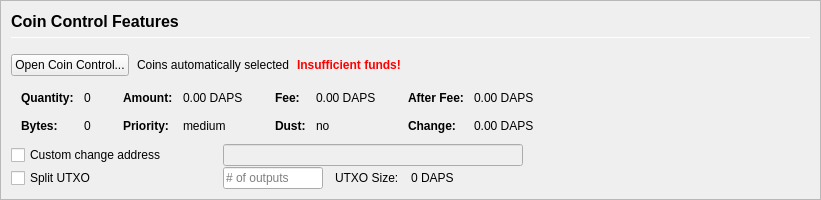
         <widget class="QFrame" name="frameCoinControl">
          <property name="sizePolicy">
           <sizepolicy hsizetype="Expanding" vsizetype="Expanding">
            <horstretch>0</horstretch>
            <verstretch>0</verstretch>
           </sizepolicy>
          </property>
          <property name="maximumSize">
           <size>
            <width>16777215</width>
            <height>16777215</height>
           </size>
          </property>
          <property name="frameShape">
           <enum>QFrame::StyledPanel</enum>
          </property>
          <property name="frameShadow">
           <enum>QFrame::Sunken</enum>
          </property>
          <layout class="QVBoxLayout" name="verticalLayoutCoinControl2">
           <property name="spacing">
            <number>0</number>
           </property>
           <property name="leftMargin">
            <number>0</number>
           </property>
           <property name="topMargin">
            <number>0</number>
           </property>
           <property name="rightMargin">
            <number>0</number>
           </property>
           <property name="bottomMargin">
            <number>0</number>
           </property>
           <item>
            <widget class="QFrame" name="frameCoinControl_BG">
             <layout class="QVBoxLayout" name="verticalLayoutCoinControl" stretch="0,0,0,0,0,0">
              <property name="spacing">
               <number>1</number>
              </property>
              <property name="leftMargin">
               <number>10</number>
              </property>
              <property name="topMargin">
               <number>10</number>
              </property>
              <item>
               <layout class="QHBoxLayout" name="horizontalLayoutCoinControl1">
                <property name="bottomMargin">
                 <number>15</number>
                </property>
                <item>
                 <layout class="QVBoxLayout" name="verticalLayout_3">
                  <property name="spacing">
                   <number>6</number>
                  </property>
                  <item>
                   <widget class="QLabel" name="labelCoinControlFeatures">
                    <property name="sizePolicy">
                     <sizepolicy hsizetype="Preferred" vsizetype="Maximum">
                      <horstretch>0</horstretch>
                      <verstretch>0</verstretch>
                     </sizepolicy>
                    </property>
                    <property name="minimumSize">
                     <size>
                      <width>0</width>
                      <height>20</height>
                     </size>
                    </property>
                    <property name="font">
                     <font>
                      <pointsize>12</pointsize>
                      <weight>75</weight>
                      <bold>true</bold>
                     </font>
                    </property>
                    <property name="styleSheet">
                     <string notr="true">font-weight:bold;</string>
                    </property>
                    <property name="text">
                     <string>Coin Control Features</string>
                    </property>
                   </widget>
                  </item>
                  <item>
                   <widget class="Line" name="line">
                    <property name="minimumSize">
                     <size>
                      <width>0</width>
                      <height>1</height>
                     </size>
                    </property>
                    <property name="maximumSize">
                     <size>
                      <width>16777215</width>
                      <height>1</height>
                     </size>
                    </property>
                    <property name="orientation">
                     <enum>Qt::Horizontal</enum>
                    </property>
                   </widget>
                  </item>
                 </layout>
                </item>
               </layout>
              </item>
              <item>
               <layout class="QHBoxLayout" name="horizontalLayoutCoinControl2" stretch="0,0,0,0">
                <property name="spacing">
                 <number>8</number>
                </property>
                <property name="bottomMargin">
                 <number>10</number>
                </property>
                <item>
                 <widget class="QPushButton" name="pushButtonCoinControl">
                  <property name="styleSheet">
                   <string notr="true"/>
                  </property>
                  <property name="text">
                   <string>Open Coin Control...</string>
                  </property>
                  <property name="autoDefault">
                   <bool>false</bool>
                  </property>
                 </widget>
                </item>
                <item>
                 <widget class="QLabel" name="labelCoinControlAutomaticallySelected">
                  <property name="text">
                   <string>Coins automatically selected</string>
                  </property>
                  <property name="margin">
                   <number>5</number>
                  </property>
                 </widget>
                </item>
                <item>
                 <widget class="QLabel" name="labelCoinControlInsuffFunds">
                  <property name="font">
                   <font>
                    <weight>75</weight>
                    <bold>true</bold>
                   </font>
                  </property>
                  <property name="styleSheet">
                   <string notr="true">color:red;font-weight:bold;</string>
                  </property>
                  <property name="text">
                   <string>Insufficient funds!</string>
                  </property>
                  <property name="margin">
                   <number>5</number>
                  </property>
                 </widget>
                </item>
                <item>
                 <spacer name="horizontalSpacerCoinControl">
                  <property name="orientation">
                   <enum>Qt::Horizontal</enum>
                  </property>
                  <property name="sizeHint" stdset="0">
                   <size>
                    <width>40</width>
                    <height>1</height>
                   </size>
                  </property>
                 </spacer>
                </item>
               </layout>
              </item>
              <item>
               <widget class="QWidget" name="widgetCoinControl" native="true">
                <property name="sizePolicy">
                 <sizepolicy hsizetype="Preferred" vsizetype="Preferred">
                  <horstretch>0</horstretch>
                  <verstretch>0</verstretch>
                 </sizepolicy>
                </property>
                <property name="minimumSize">
                 <size>
                  <width>0</width>
                  <height>0</height>
                 </size>
                </property>
                <property name="styleSheet">
                 <string notr="true"/>
                </property>
                <layout class="QHBoxLayout" name="horizontalLayoutCoinControl5">
                 <property name="leftMargin">
                  <number>0</number>
                 </property>
                 <property name="topMargin">
                  <number>0</number>
                 </property>
                 <property name="rightMargin">
                  <number>0</number>
                 </property>
                 <property name="bottomMargin">
                  <number>0</number>
                 </property>
                 <item>
                  <layout class="QHBoxLayout" name="horizontalLayoutCoinControl3" stretch="0,0,0,1">
                   <property name="spacing">
                    <number>20</number>
                   </property>
                   <property name="topMargin">
                    <number>0</number>
                   </property>
                   <property name="bottomMargin">
                    <number>10</number>
                   </property>
                   <item>
                    <layout class="QFormLayout" name="formLayoutCoinControl1">
                     <property name="horizontalSpacing">
                      <number>10</number>
                     </property>
                     <property name="verticalSpacing">
                      <number>14</number>
                     </property>
                     <property name="leftMargin">
                      <number>10</number>
                     </property>
                     <property name="topMargin">
                      <number>4</number>
                     </property>
                     <property name="rightMargin">
                      <number>6</number>
                     </property>
                     <item row="0" column="0">
                      <widget class="QLabel" name="labelCoinControlQuantityText">
                       <property name="font">
                        <font>
                         <weight>75</weight>
                         <bold>true</bold>
                        </font>
                       </property>
                       <property name="text">
                        <string>Quantity:</string>
                       </property>
                       <property name="margin">
                        <number>0</number>
                       </property>
                      </widget>
                     </item>
                     <item row="0" column="1">
                      <widget class="QLabel" name="labelCoinControlQuantity">
                       <property name="cursor">
                        <cursorShape>IBeamCursor</cursorShape>
                       </property>
                       <property name="contextMenuPolicy">
                        <enum>Qt::ActionsContextMenu</enum>
                       </property>
                       <property name="text">
                        <string notr="true">0</string>
                       </property>
                       <property name="margin">
                        <number>0</number>
                       </property>
                       <property name="textInteractionFlags">
                        <set>Qt::LinksAccessibleByMouse|Qt::TextSelectableByKeyboard|Qt::TextSelectableByMouse</set>
                       </property>
                      </widget>
                     </item>
                     <item row="1" column="0">
                      <widget class="QLabel" name="labelCoinControlBytesText">
                       <property name="font">
                        <font>
                         <weight>75</weight>
                         <bold>true</bold>
                        </font>
                       </property>
                       <property name="text">
                        <string>Bytes:</string>
                       </property>
                      </widget>
                     </item>
                     <item row="1" column="1">
                      <widget class="QLabel" name="labelCoinControlBytes">
                       <property name="cursor">
                        <cursorShape>IBeamCursor</cursorShape>
                       </property>
                       <property name="contextMenuPolicy">
                        <enum>Qt::ActionsContextMenu</enum>
                       </property>
                       <property name="text">
                        <string notr="true">0</string>
                       </property>
                       <property name="textInteractionFlags">
                        <set>Qt::LinksAccessibleByMouse|Qt::TextSelectableByKeyboard|Qt::TextSelectableByMouse</set>
                       </property>
                      </widget>
                     </item>
                    </layout>
                   </item>
                   <item>
                    <layout class="QFormLayout" name="formLayoutCoinControl2">
                     <property name="horizontalSpacing">
                      <number>10</number>
                     </property>
                     <property name="verticalSpacing">
                      <number>14</number>
                     </property>
                     <property name="leftMargin">
                      <number>6</number>
                     </property>
                     <property name="topMargin">
                      <number>4</number>
                     </property>
                     <property name="rightMargin">
                      <number>6</number>
                     </property>
                     <item row="0" column="0">
                      <widget class="QLabel" name="labelCoinControlAmountText">
                       <property name="font">
                        <font>
                         <weight>75</weight>
                         <bold>true</bold>
                        </font>
                       </property>
                       <property name="text">
                        <string>Amount:</string>
                       </property>
                       <property name="margin">
                        <number>0</number>
                       </property>
                      </widget>
                     </item>
                     <item row="0" column="1">
                      <widget class="QLabel" name="labelCoinControlAmount">
                       <property name="cursor">
                        <cursorShape>IBeamCursor</cursorShape>
                       </property>
                       <property name="contextMenuPolicy">
                        <enum>Qt::ActionsContextMenu</enum>
                       </property>
                       <property name="text">
                        <string notr="true">0.00 DAPS</string>
                       </property>
                       <property name="textInteractionFlags">
                        <set>Qt::LinksAccessibleByMouse|Qt::TextSelectableByKeyboard|Qt::TextSelectableByMouse</set>
                       </property>
                      </widget>
                     </item>
                     <item row="1" column="0">
                      <widget class="QLabel" name="labelCoinControlPriorityText">
                       <property name="font">
                        <font>
                         <weight>75</weight>
                         <bold>true</bold>
                        </font>
                       </property>
                       <property name="text">
                        <string>Priority:</string>
                       </property>
                      </widget>
                     </item>
                     <item row="1" column="1">
                      <widget class="QLabel" name="labelCoinControlPriority">
                       <property name="cursor">
                        <cursorShape>IBeamCursor</cursorShape>
                       </property>
                       <property name="contextMenuPolicy">
                        <enum>Qt::ActionsContextMenu</enum>
                       </property>
                       <property name="text">
                        <string>medium</string>
                       </property>
                       <property name="textInteractionFlags">
                        <set>Qt::LinksAccessibleByMouse|Qt::TextSelectableByKeyboard|Qt::TextSelectableByMouse</set>
                       </property>
                      </widget>
                     </item>
                    </layout>
                   </item>
                   <item>
                    <layout class="QFormLayout" name="formLayoutCoinControl3">
                     <property name="horizontalSpacing">
                      <number>10</number>
                     </property>
                     <property name="verticalSpacing">
                      <number>14</number>
                     </property>
                     <property name="leftMargin">
                      <number>6</number>
                     </property>
                     <property name="topMargin">
                      <number>4</number>
                     </property>
                     <property name="rightMargin">
                      <number>6</number>
                     </property>
                     <item row="0" column="0">
                      <widget class="QLabel" name="labelCoinControlFeeText">
                       <property name="font">
                        <font>
                         <weight>75</weight>
                         <bold>true</bold>
                        </font>
                       </property>
                       <property name="text">
                        <string>Fee:</string>
                       </property>
                       <property name="margin">
                        <number>0</number>
                       </property>
                      </widget>
                     </item>
                     <item row="0" column="1">
                      <widget class="QLabel" name="labelCoinControlFee">
                       <property name="cursor">
                        <cursorShape>IBeamCursor</cursorShape>
                       </property>
                       <property name="contextMenuPolicy">
                        <enum>Qt::ActionsContextMenu</enum>
                       </property>
                       <property name="text">
                        <string notr="true">0.00 DAPS</string>
                       </property>
                       <property name="textInteractionFlags">
                        <set>Qt::LinksAccessibleByMouse|Qt::TextSelectableByKeyboard|Qt::TextSelectableByMouse</set>
                       </property>
                      </widget>
                     </item>
                     <item row="1" column="0">
                      <widget class="QLabel" name="labelCoinControlLowOutputText">
                       <property name="font">
                        <font>
                         <weight>75</weight>
                         <bold>true</bold>
                        </font>
                       </property>
                       <property name="text">
                        <string>Dust:</string>
                       </property>
                      </widget>
                     </item>
                     <item row="1" column="1">
                      <widget class="QLabel" name="labelCoinControlLowOutput">
                       <property name="cursor">
                        <cursorShape>IBeamCursor</cursorShape>
                       </property>
                       <property name="contextMenuPolicy">
                        <enum>Qt::ActionsContextMenu</enum>
                       </property>
                       <property name="text">
                        <string>no</string>
                       </property>
                       <property name="textInteractionFlags">
                        <set>Qt::LinksAccessibleByMouse|Qt::TextSelectableByKeyboard|Qt::TextSelectableByMouse</set>
                       </property>
                      </widget>
                     </item>
                    </layout>
                   </item>
                   <item>
                    <layout class="QFormLayout" name="formLayoutCoinControl4">
                     <property name="horizontalSpacing">
                      <number>10</number>
                     </property>
                     <property name="verticalSpacing">
                      <number>14</number>
                     </property>
                     <property name="leftMargin">
                      <number>6</number>
                     </property>
                     <property name="topMargin">
                      <number>4</number>
                     </property>
                     <property name="rightMargin">
                      <number>6</number>
                     </property>
                     <item row="0" column="0">
                      <widget class="QLabel" name="labelCoinControlAfterFeeText">
                       <property name="font">
                        <font>
                         <weight>75</weight>
                         <bold>true</bold>
                        </font>
                       </property>
                       <property name="text">
                        <string>After Fee:</string>
                       </property>
                       <property name="margin">
                        <number>0</number>
                       </property>
                      </widget>
                     </item>
                     <item row="0" column="1">
                      <widget class="QLabel" name="labelCoinControlAfterFee">
                       <property name="cursor">
                        <cursorShape>IBeamCursor</cursorShape>
                       </property>
                       <property name="contextMenuPolicy">
                        <enum>Qt::ActionsContextMenu</enum>
                       </property>
                       <property name="text">
                        <string notr="true">0.00 DAPS</string>
                       </property>
                       <property name="textInteractionFlags">
                        <set>Qt::LinksAccessibleByMouse|Qt::TextSelectableByKeyboard|Qt::TextSelectableByMouse</set>
                       </property>
                      </widget>
                     </item>
                     <item row="1" column="0">
                      <widget class="QLabel" name="labelCoinControlChangeText">
                       <property name="font">
                        <font>
                         <weight>75</weight>
                         <bold>true</bold>
                        </font>
                       </property>
                       <property name="text">
                        <string>Change:</string>
                       </property>
                      </widget>
                     </item>
                     <item row="1" column="1">
                      <widget class="QLabel" name="labelCoinControlChange">
                       <property name="cursor">
                        <cursorShape>IBeamCursor</cursorShape>
                       </property>
                       <property name="contextMenuPolicy">
                        <enum>Qt::ActionsContextMenu</enum>
                       </property>
                       <property name="text">
                        <string notr="true">0.00 DAPS</string>
                       </property>
                       <property name="textInteractionFlags">
                        <set>Qt::LinksAccessibleByMouse|Qt::TextSelectableByKeyboard|Qt::TextSelectableByMouse</set>
                       </property>
                      </widget>
                     </item>
                    </layout>
                   </item>
                  </layout>
                 </item>
                </layout>
               </widget>
              </item>
              <item>
               <layout class="QHBoxLayout" name="horizontalLayoutCoinControl4">
                <property name="spacing">
                 <number>12</number>
                </property>
                <property name="sizeConstraint">
                 <enum>QLayout::SetDefaultConstraint</enum>
                </property>
                <property name="topMargin">
                 <number>0</number>
                </property>
                <property name="rightMargin">
                 <number>0</number>
                </property>
                <item>
                 <widget class="QCheckBox" name="checkBoxCoinControlChange">
                  <property name="sizePolicy">
                   <sizepolicy hsizetype="Preferred" vsizetype="Preferred">
                    <horstretch>0</horstretch>
                    <verstretch>0</verstretch>
                   </sizepolicy>
                  </property>
                  <property name="minimumSize">
                   <size>
                    <width>200</width>
                    <height>0</height>
                   </size>
                  </property>
                  <property name="maximumSize">
                   <size>
                    <width>200</width>
                    <height>16777215</height>
                   </size>
                  </property>
                  <property name="toolTip">
                   <string>If this is activated, but the change address is empty or invalid, change will be sent to a newly generated address.</string>
                  </property>
                  <property name="text">
                   <string>Custom change address</string>
                  </property>
                 </widget>
                </item>
                <item>
                 <widget class="QValidatedLineEdit" name="lineEditCoinControlChange">
                  <property name="enabled">
                   <bool>false</bool>
                  </property>
                  <property name="sizePolicy">
                   <sizepolicy hsizetype="Preferred" vsizetype="Preferred">
                    <horstretch>0</horstretch>
                    <verstretch>0</verstretch>
                   </sizepolicy>
                  </property>
                  <property name="minimumSize">
                   <size>
                    <width>300</width>
                    <height>0</height>
                   </size>
                  </property>
                 </widget>
                </item>
                <item>
                 <widget class="QLabel" name="labelCoinControlChangeLabel">
                  <property name="sizePolicy">
                   <sizepolicy hsizetype="Preferred" vsizetype="Preferred">
                    <horstretch>0</horstretch>
                    <verstretch>0</verstretch>
                   </sizepolicy>
                  </property>
                  <property name="minimumSize">
                   <size>
                    <width>100</width>
                    <height>0</height>
                   </size>
                  </property>
                  <property name="text">
                   <string/>
                  </property>
                  <property name="margin">
                   <number>3</number>
                  </property>
                 </widget>
                </item>
               </layout>
              </item>
              <item>
               <layout class="QHBoxLayout" name="horizontalLayoutCoinControl6">
                <property name="spacing">
                 <number>12</number>
                </property>
                <property name="rightMargin">
                 <number>0</number>
                </property>
                <item>
                 <widget class="QCheckBox" name="splitBlockCheckBox">
                  <property name="sizePolicy">
                   <sizepolicy hsizetype="Preferred" vsizetype="Preferred">
                    <horstretch>0</horstretch>
                    <verstretch>0</verstretch>
                   </sizepolicy>
                  </property>
                  <property name="minimumSize">
                   <size>
                    <width>200</width>
                    <height>0</height>
                   </size>
                  </property>
                  <property name="maximumSize">
                   <size>
                    <width>200</width>
                    <height>16777215</height>
                   </size>
                  </property>
                  <property name="text">
                   <string>Split UTXO</string>
                  </property>
                 </widget>
                </item>
                <item>
                 <widget class="QLineEdit" name="splitBlockLineEdit">
                  <property name="sizePolicy">
                   <sizepolicy hsizetype="Preferred" vsizetype="Preferred">
                    <horstretch>50</horstretch>
                    <verstretch>0</verstretch>
                   </sizepolicy>
                  </property>
                  <property name="minimumSize">
                   <size>
                    <width>100</width>
                    <height>0</height>
                   </size>
                  </property>
                  <property name="maximumSize">
                   <size>
                    <width>100</width>
                    <height>16777215</height>
                   </size>
                  </property>
                  <property name="placeholderText">
                   <string># of outputs</string>
                  </property>
                 </widget>
                </item>
                <item>
                 <widget class="QLabel" name="labelBlockSizeText">
                  <property name="text">
                   <string>UTXO Size:</string>
                  </property>
                 </widget>
                </item>
                <item>
                 <widget class="QLabel" name="labelBlockSize">
                  <property name="text">
                   <string>0 DAPS</string>
                  </property>
                 </widget>
                </item>
                <item>
                 <spacer name="horizontalSpacer_7">
                  <property name="orientation">
                   <enum>Qt::Horizontal</enum>
                  </property>
                  <property name="sizeHint" stdset="0">
                   <size>
                    <width>40</width>
                    <height>20</height>
                   </size>
                  </property>
                 </spacer>
                </item>
               </layout>
              </item>
              <item>
               <spacer name="verticalSpacerCoinControl">
                <property name="orientation">
                 <enum>Qt::Vertical</enum>
                </property>
                <property name="sizeHint" stdset="0">
                 <size>
                  <width>800</width>
                  <height>1</height>
                 </size>
                </property>
               </spacer>
              </item>
             </layout>
            </widget>
           </item>
          </layout>
         </widget>
